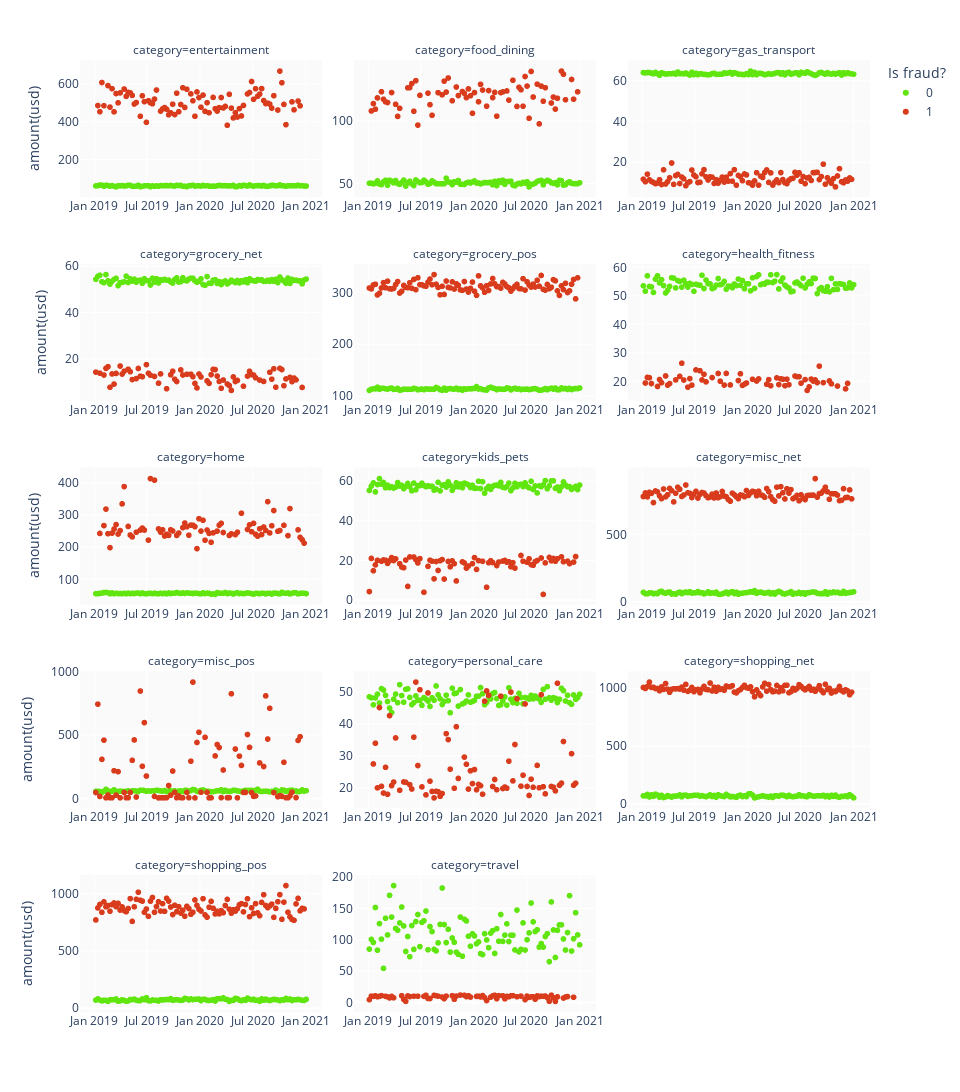

Notebook cell for this chart:
### Code cell
# The category of the fraudulent transactions was plotted.
df_ = df_train.groupby(by=[pd.Grouper(key="transaction_time", freq="1W"),
                           'is_fraud','category']).agg({"amount(usd)":'mean',"transaction_id":"count"}).reset_index()
fig = px.scatter(df_,
        x='transaction_time',
        y='amount(usd)',
        color='is_fraud',
        facet_col ='category',
        facet_col_wrap=3,
        facet_col_spacing=.04,
        color_discrete_map={0:'#61E50F', 1:'#D93C1D'}
)
fig.update_layout(height=1400,
                  width=960,
                  legend=dict(title='Is fraud?'),
                  plot_bgcolor='#fafafa'
                 )
fig.update_yaxes(matches=None)
fig.for_each_yaxis(lambda yaxis: yaxis.update(showticklabels=True))
fig.for_each_xaxis(lambda xaxis: xaxis.update(showticklabels=True, title=''))
fig.show();
